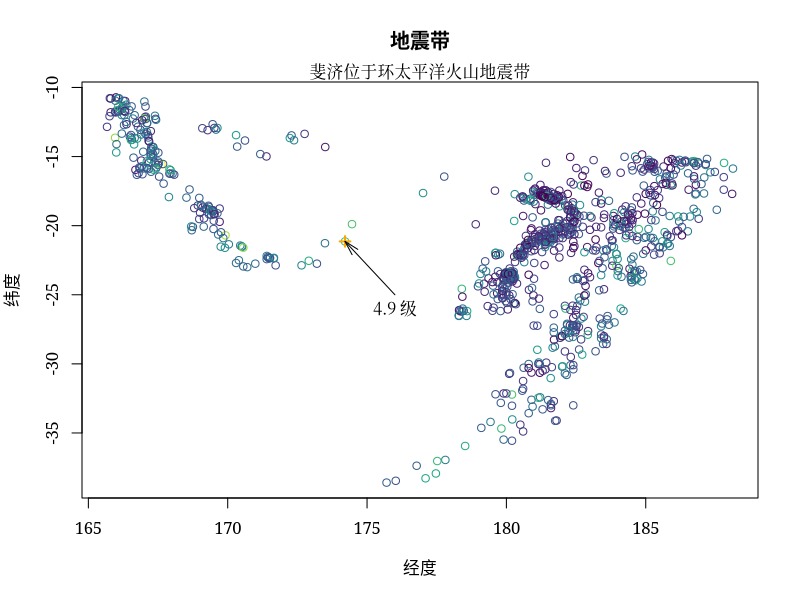

Source code (R):
## ---- chunk 1
colorize_numeric <- function(x) {
  n <- 9 # 设置颜色梯度数目
  scales::col_numeric(palette = "viridis", domain = range(x))(x)
}
quakes <- transform(quakes, color = colorize_numeric(mag))
# 绘图
plot(data = quakes, lat ~ long, col = color, ann = FALSE, family = "Noto Serif")
title(xlab = "经度", ylab = "纬度", main = "地震带", family = "Noto Sans CJK SC")
text(x = 176, y = -25, labels = "4.9 级", pos = 1, family = "Noto Serif CJK SC")
points(x = 174.21, y = -21.14, pch = 3, lwd = 2, cex = 1, col = "Orange")
arrows(
  x0 = 176, y0 = -25, x1 = 174.21, y1 = -21.14,
  length = 0.15, angle = 15
)
mtext(text = "斐济位于环太平洋火山地震带", side = 3, family = "Noto Serif CJK SC")
## ---- chunk 2
# automatically create a bib database for R packages
knitr::write_bib(c(
  .packages(), 'bookdown', 'knitr', 'rmarkdown'
), 'packages.bib')
